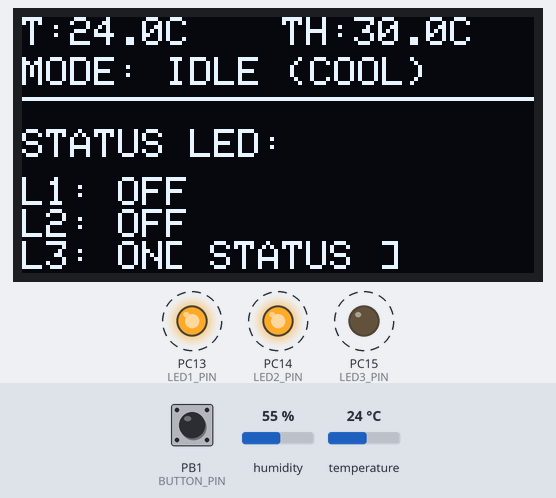
Simulated run of this program. Board: STM32 Blue Pill. Shown: 128×64 one-colour display, output pins drawn as LEDs (lit = HIGH). Dashed ring = blinking. The test bench sets the inputs (shaded band); at power-on: temperature 24 °C, PB1 (BUTTON_PIN) HIGH, humidity 55 %.

Above: at 1.26 s.
1.3 s: temperature set to 29.5 °C
At 3.22 s:
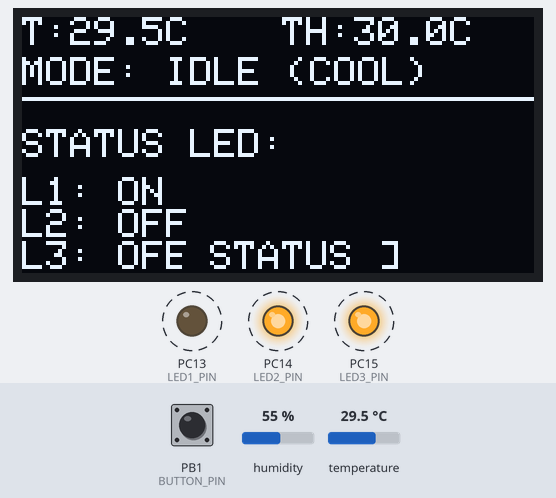
4.2 s: temperature set to 30.4 °C
At 6.2 s:
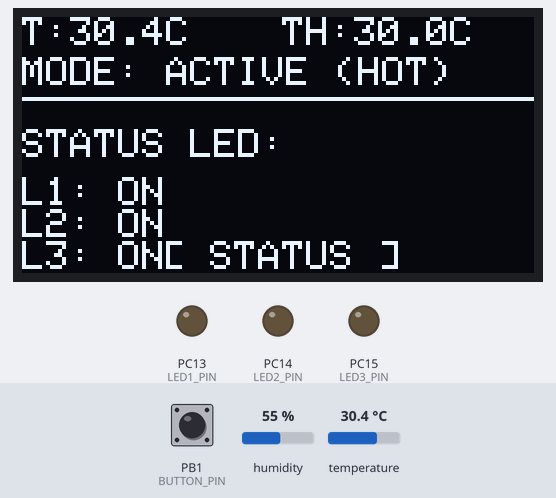
6.5 s: PB1 (BUTTON_PIN) pulled LOW for 0.15 s
At 7.8 s:
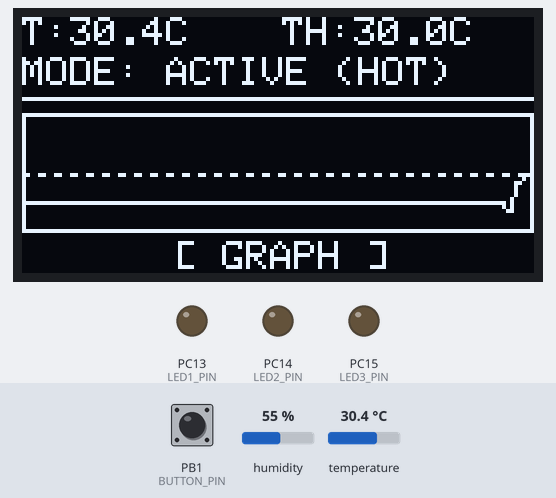
10.5 s: temperature set to 12 °C
At 11.2 s:
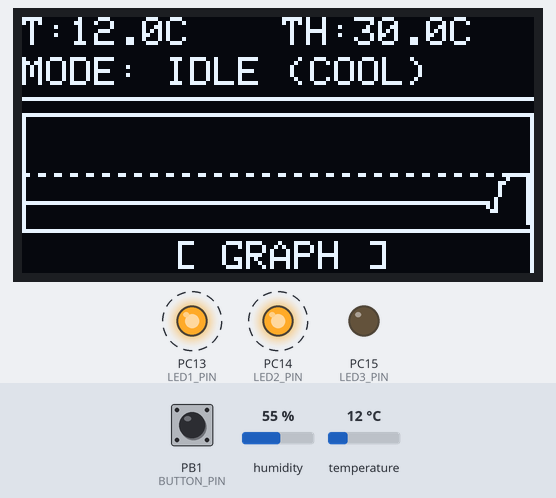
12.8 s: PB1 (BUTTON_PIN) pulled LOW for 1 s
At 13.35 s:
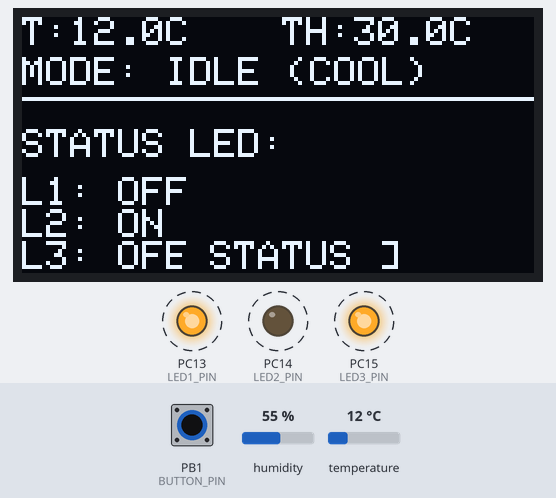
Timing chart, 0 to 15.4 s (numbered marks = the images above; inputs shaded):
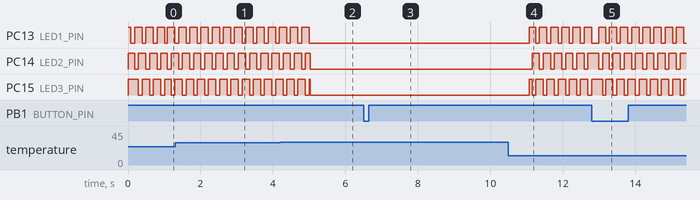

Measured:
- the behaviour switches between 29.9 and 30 °C on temperature (found by bisection; images 1 and 2)
- after the input at 4.2 s, PC13 (LED1_PIN): goes on until 5.0 s, then stays LOW; the display: first differs from a run without the input after 0.85 s (image 2)
- after the input at 6.5 s, the display: first changes after 0.19 s (image 3 shows a later state)
- after the input at 10.5 s, PC13 (LED1_PIN): alternates HIGH for 0.21 s and LOW for 0.10 s, starting after 0.57 s; PC14 (LED2_PIN): alternates HIGH for 0.21 s and LOW for 0.10 s, starting after 0.65 s; PC15 (LED3_PIN): LOW → HIGH after 0.57 s, then repeats every 0.31 s: LOW 0.10 s, HIGH 0.21 s; the display: changes after 0.60 s (image 4)
- after the input at 12.8 s, the display: changes after 0.22 s (image 5)
- by itself, PC13 (LED1_PIN), PC14 (LED2_PIN), PC15 (LED3_PIN): alternates HIGH for 0.21 s and LOW for 0.10 s
- what the display in image 3 shows lasts 1.0 s, from 7.1 s to 8.1 s

The program:

main.cpp
```cpp
#include <Arduino.h>
#include <Wire.h>
#include <Adafruit_GFX.h>
#include <Adafruit_SSD1306.h>
#include <DHT.h>

// Konfigurasi Pin
#define LED1_PIN    PC13
#define LED2_PIN    PC14
#define LED3_PIN    PC15
#define BUTTON_PIN  PB1
#define DHTPIN      PA0
#define DHTTYPE     DHT22

DHT dht(DHTPIN, DHTTYPE);
#define SCREEN_WIDTH 128
#define SCREEN_HEIGHT 64
Adafruit_SSD1306 display(SCREEN_WIDTH, SCREEN_HEIGHT, &Wire, -1);

// Variabel Logika
enum State { ACTIVE, IDLE };
State currentState = IDLE;
int displayPage = 0;

int tempHistory[128];
float temperature = 0;
const float threshold = 30.0;

unsigned long animationMillis = 0;
unsigned long dhtMillis = 0;
bool lastButtonState = HIGH;
int idleStep = 0;

void allLedsOff() {
    digitalWrite(LED1_PIN, HIGH); digitalWrite(LED2_PIN, HIGH); digitalWrite(LED3_PIN, HIGH);
}

void setLedsActive() {
    digitalWrite(LED1_PIN, LOW); digitalWrite(LED2_PIN, LOW); digitalWrite(LED3_PIN, LOW);
}

// --- FUNGSI HEADER (Suhu, Threshold, Mode) ---
// Fungsi ini akan dipanggil di semua halaman agar informasi utama selalu tampil
void drawUnifiedInfo() {
    display.setTextSize(1);
    display.setTextColor(SSD1306_WHITE);

    // Baris 1: Suhu dan Threshold
    display.setCursor(0, 0);
    display.print("T:"); display.print(temperature, 1); display.print("C");
    display.setCursor(65, 0);
    display.print("TH:"); display.print(threshold, 1); display.print("C");

    // Baris 2: Mode (Active/Idle)
    display.setCursor(0, 10);
    display.print("MODE: ");
    if (currentState == ACTIVE) {
        display.print("ACTIVE (HOT)");
    } else {
        display.print("IDLE (COOL)");
    }

    display.drawFastHLine(0, 20, 128, SSD1306_WHITE);
}

// --- HALAMAN 1: STATUS LED DETAIL ---
void showStatusPage() {
    display.clearDisplay();
    drawUnifiedInfo(); // Tampilkan Suhu, Mode, Threshold

    display.setCursor(0, 28);
    display.print("STATUS LED:");
    display.setCursor(0, 40);
    display.print("L1: "); display.println((digitalRead(LED1_PIN) == LOW) ? "ON" : "OFF");
    display.print("L2: "); display.println((digitalRead(LED2_PIN) == LOW) ? "ON" : "OFF");
    display.print("L3: "); display.println((digitalRead(LED3_PIN) == LOW) ? "ON " : "OFF ");

    display.setCursor(35, 56); display.print("[ STATUS ]");
    display.display();
}

// --- HALAMAN 2: GRAFIK MONITORING ---
void showGraphPage() {
    display.clearDisplay();
    drawUnifiedInfo(); // Tampilkan Suhu, Mode, Threshold

    // Area Grafik (Diturunkan sedikit agar tidak menabrak header)
    display.drawRect(0, 24, 128, 30, SSD1306_WHITE);

    // Garis Threshold pada Grafik
    int threshY = map(30, 20, 40, 53, 25);
    for(int i=0; i<128; i+=4) display.drawFastHLine(i, threshY, 2, SSD1306_WHITE);

    // Plot Data Suhu
    for (int i = 0; i < 127; i++) {
        int y1 = map(tempHistory[i], 20, 40, 53, 25);
        int y2 = map(tempHistory[i+1], 20, 40, 53, 25);
        display.drawLine(i, y1, i+1, y2, SSD1306_WHITE);
    }

    display.setCursor(38, 56); display.print("[ GRAPH ]");
    display.display();
}

void setup() {
    pinMode(BUTTON_PIN, INPUT_PULLUP);
    pinMode(LED1_PIN, OUTPUT); pinMode(LED2_PIN, OUTPUT); pinMode(LED3_PIN, OUTPUT);

    allLedsOff();
    dht.begin();
    if(!display.begin(SSD1306_SWITCHCAPVCC, 0x3C)) { for(;;); }

    for(int i=0; i<128; i++) tempHistory[i] = 25;
}

void loop() {
    unsigned long currentMillis = millis();
    bool currentButtonReading = digitalRead(BUTTON_PIN);

    // 1. PEMBACAAN SENSOR & LOGIKA MODE
    if (currentMillis - dhtMillis >= 1000) {
        dhtMillis = currentMillis;
        float t = dht.readTemperature();
        if (!isnan(t)) {
            temperature = t;
            // Update history untuk grafik
            for (int i = 0; i < 127; i++) tempHistory[i] = tempHistory[i+1];
            tempHistory[127] = (int)temperature;
        }

        // Cek Threshold
        if (temperature >= threshold) {
            currentState = ACTIVE;
            setLedsActive();
        } else {
            currentState = IDLE;
        }
    }

    // 2. ANIMASI LED (Hanya saat IDLE)
    if (currentState == IDLE && (currentMillis - animationMillis >= 80)) {
        animationMillis = currentMillis;
        allLedsOff();
        if (idleStep == 0) digitalWrite(LED1_PIN, LOW);
        else if (idleStep == 1) digitalWrite(LED2_PIN, LOW);
        else if (idleStep == 2) digitalWrite(LED3_PIN, LOW);
        idleStep = (idleStep + 1) % 3;
    }

    // 3. TOMBOL NAVIGASI HALAMAN (PB1)
    if (currentButtonReading == LOW && lastButtonState == HIGH) {
        displayPage = !displayPage;
        delay(150);
    }
    lastButtonState = currentButtonReading;

    // 4. UPDATE TAMPILAN
    if (displayPage == 0) showStatusPage();
    else showGraphPage();
}
```
